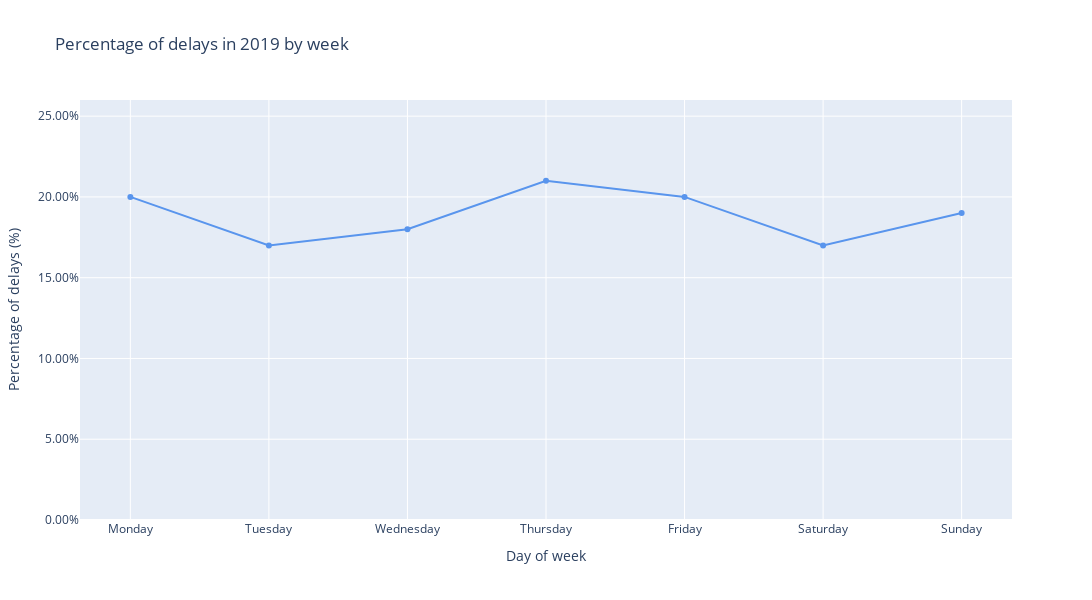

The notebook cell this image was saved under:
### Markdown cell above
>2. Tworzę wykres, używając danych z ramki `flight_delays_by_weekday_df`

### Code cell
flight_delays_by_weekday_plot = px.line(  data_frame=flight_delays_by_weekday_df,
                                        x='day_of_week',
                                        y='is_delayed',
                                        markers=True,
                                        height=600, 
                                        width=1200,
                                        title='Percentage of delays in 2019 by week',
                                        labels={'day_of_week': 'Day of week', 'is_delayed': 'Percentage of delays (%)'},
                                        )

days = ['Monday', 'Tuesday', 'Wednesday', 'Thursday', 'Friday', 'Saturday', 'Sunday']

flight_delays_by_weekday_plot.update_layout(xaxis = dict( tickvals = [i for i in range(1,8)],
                                                        ticktext = days
                                                        ),
                                         yaxis=dict(range=[0, flight_delays_by_weekday_df['is_delayed'].max()+0.05], tickformat=".2%"),
                                         hovermode="x", # 'closest' / 'x unified'
                                         hoverlabel=dict(bgcolor="white"),
                                         hoverlabel_align = 'auto'
                                            )
flight_delays_by_weekday_plot.update_traces(mode="markers+lines", hovertemplate="Day of week: <b>%{x}</b> <br>Percentage of delay (%): <b>%{y:.2%}</b>", line=dict(color='#5995ED')) # marker=dict(color='#5995ED')

flight_delays_by_weekday_plot.show()

### Figure 1 — Plotly figure (JSON) as saved in the notebook; plotly's stock layout.template omitted (floating-point values rounded to 4 significant figures)
{"data": [{"hovertemplate": "Day of week: <b>%{x}</b> <br>Percentage of delay (%): <b>%{y:.2%}</b>", "legendgroup": "", "line": {"color": "#5995ED", "dash": "solid"}, "marker": {"symbol": "circle"}, "mode": "markers+lines", "name": "", "orientation": "v", "showlegend": false, "type": "scatter", "x": [1, 2, 3, 4, 5, 6, 7], "xaxis": "x", "y": [0.2, 0.17, 0.18, 0.21, 0.2, 0.17, 0.19], "yaxis": "y"}], "layout": {"height": 600, "hoverlabel": {"align": "auto", "bgcolor": "white"}, "hovermode": "x", "legend": {"tracegroupgap": 0}, "title": {"text": "Percentage of delays in 2019 by week"}, "width": 1200, "xaxis": {"anchor": "y", "domain": [0, 1], "ticktext": ["Monday", "Tuesday", "Wednesday", "Thursday", "Friday", "Saturday", "Sunday"], "tickvals": [1, 2, 3, 4, 5, 6, 7], "title": {"text": "Day of week"}}, "yaxis": {"anchor": "x", "domain": [0, 1], "range": [0, 0.26], "tickformat": ".2%", "title": {"text": "Percentage of delays (%)"}}}}
